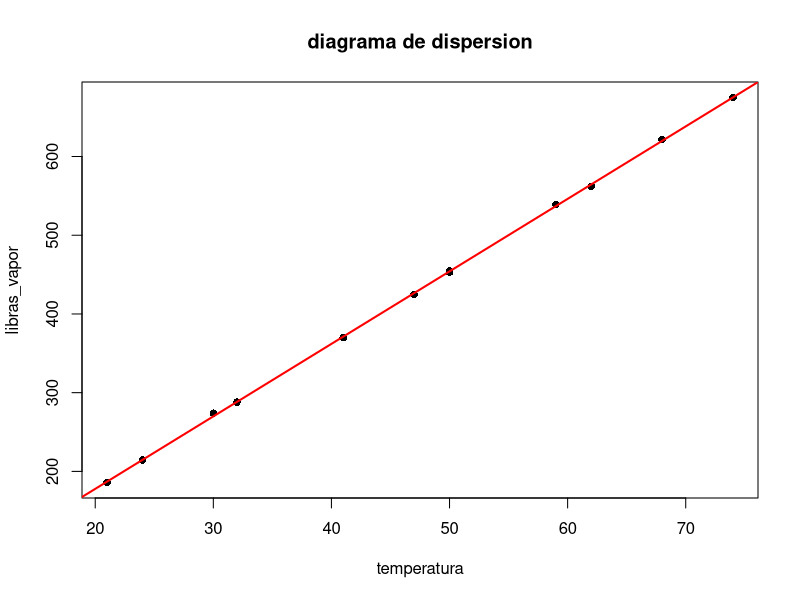
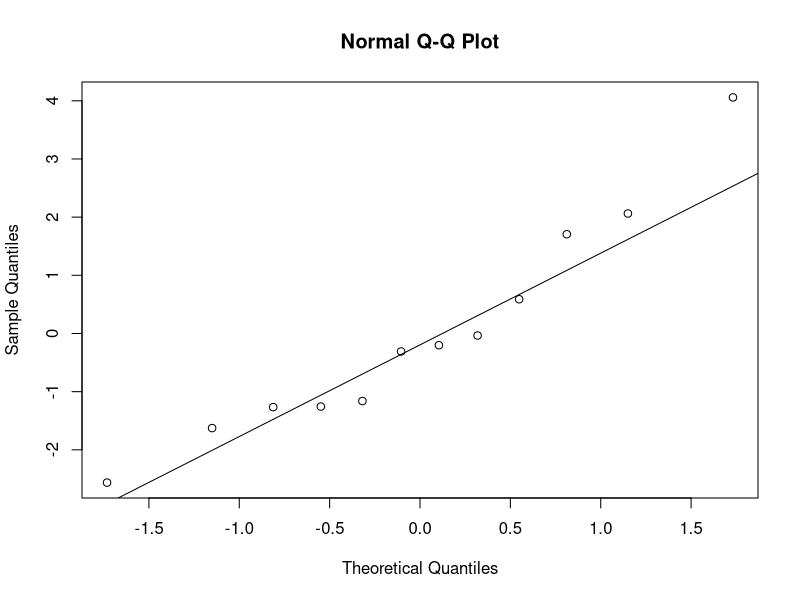

These charts were generated, in order, by the following R code:
temperatura <- c(21, 24, 32, 47, 50, 59, 68, 74, 62, 50, 41, 30)
libras_vapor <- c(185.79, 214.47, 288.03, 424.84, 454.68, 539.03, 621.55, 675.06, 562.03, 452.93, 369.95, 273.98)



plot(temperatura, libras_vapor ,xlab="temperatura", pch=16, ylab="libras_vapor", main = "diagrama de dispersion")
libras_temp <- lm(libras_vapor ~ temperatura)
libras_temp
abline(libras_temp, col ="red", lwd=2)
summary(libras_temp)

# Para hallar la correlación lineal
cor(temperatura, libras_vapor)
cor(temperatura, libras_vapor)^2
prediccion <- predict(libras_temp, interval = c("prediction"))
confianza <- predict(libras_temp, interval = c("confidence"))
prediccion
confianza
qt(0.975, 8)

qqnorm(libras_temp$residuals)
qqline(libras_temp$residuals)
shapiro.test(libras_temp$residuals)
